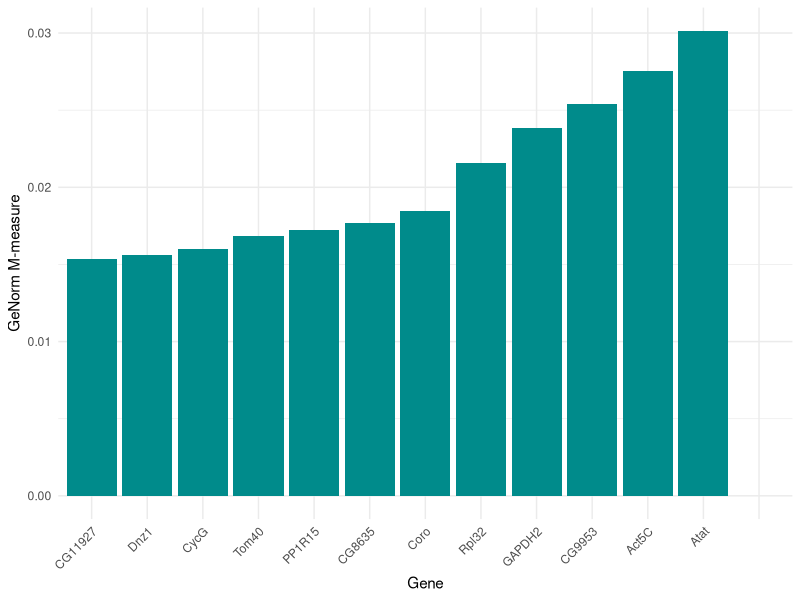
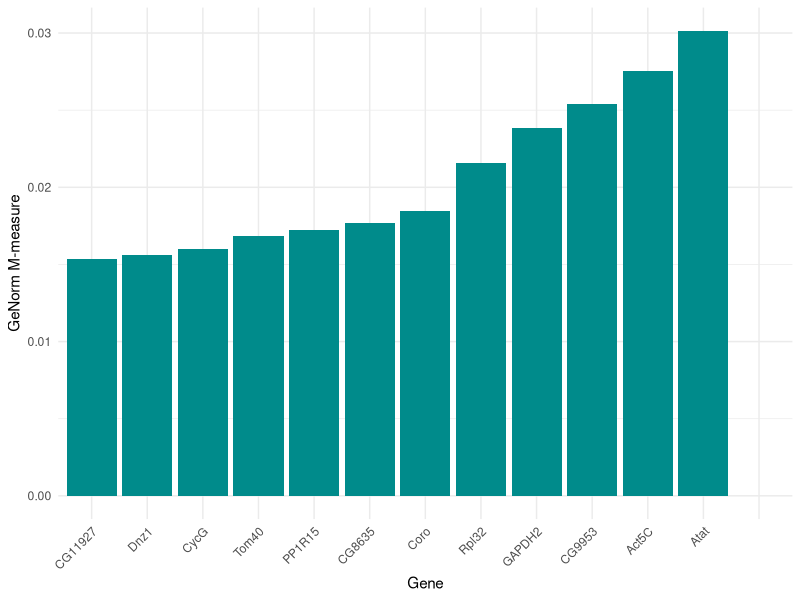

Write the R code that produced these figures, in order.
#!/usr/bin/env Rscript

library(ggplot2)

data <- read.csv("m_measures.csv")

data[["gene_id"]] <- factor(data[["gene_id"]], levels = unique(data[["gene_id"]]))
data <- data[order(data[["m_measure"]], decreasing = FALSE), ]
print(data)
ggplot(data, aes(x = gene_id, y = m_measure)) +
  geom_bar(stat = "identity", fill = "darkcyan") +
  labs(x = "Gene", y = "GeNorm M-measure") +
  theme_minimal() +
  theme(axis.text.x = element_text(angle = 45, hjust = 1))

ggsave("genorm_m_measures.png", width = 8, height = 6, dpi = 300) 
